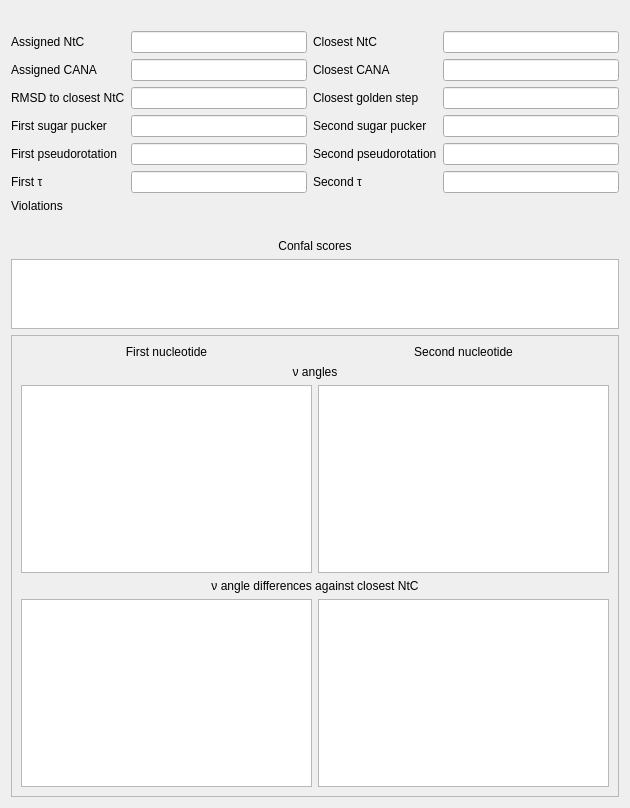
<?xml version="1.0" encoding="UTF-8"?>
<ui version="4.0">
 <class>DetailedStepInfo</class>
 <widget class="QWidget" name="DetailedStepInfo">
  <property name="geometry">
   <rect>
    <x>0</x>
    <y>0</y>
    <width>630</width>
    <height>808</height>
   </rect>
  </property>
  <property name="windowTitle">
   <string>Form</string>
  </property>
  <layout class="QVBoxLayout" name="verticalLayout">
   <item>
    <widget class="QLabel" name="ql_stepNotAssignedReason">
     <property name="text">
      <string>&lt;PLACEHOLDER_STEP_NOT_ASSIGNED_REASON&gt;</string>
     </property>
    </widget>
   </item>
   <item>
    <layout class="QGridLayout" name="qlay_singles">
     <item row="1" column="3">
      <widget class="QLineEdit" name="qle_closestCANA">
       <property name="readOnly">
        <bool>true</bool>
       </property>
      </widget>
     </item>
     <item row="6" column="0">
      <widget class="QLabel" name="ql_violations">
       <property name="text">
        <string>Violations</string>
       </property>
      </widget>
     </item>
     <item row="5" column="0">
      <widget class="QLabel" name="ql_firstTau">
       <property name="text">
        <string>First τ</string>
       </property>
      </widget>
     </item>
     <item row="4" column="0">
      <widget class="QLabel" name="ql_firstPseudorotation">
       <property name="text">
        <string>First pseudorotation</string>
       </property>
      </widget>
     </item>
     <item row="5" column="3">
      <widget class="QLineEdit" name="qle_secondTau">
       <property name="readOnly">
        <bool>true</bool>
       </property>
      </widget>
     </item>
     <item row="0" column="3">
      <widget class="QLineEdit" name="qle_closestNtC">
       <property name="readOnly">
        <bool>true</bool>
       </property>
      </widget>
     </item>
     <item row="4" column="2">
      <widget class="QLabel" name="ql_secondPseudorotation">
       <property name="text">
        <string>Second pseudorotation</string>
       </property>
      </widget>
     </item>
     <item row="5" column="2">
      <widget class="QLabel" name="ql_secondTau">
       <property name="text">
        <string>Second τ</string>
       </property>
      </widget>
     </item>
     <item row="1" column="2">
      <widget class="QLabel" name="ql_closestCANA">
       <property name="text">
        <string>Closest CANA</string>
       </property>
      </widget>
     </item>
     <item row="0" column="2">
      <widget class="QLabel" name="ql_closestNtC">
       <property name="text">
        <string>Closest NtC</string>
       </property>
      </widget>
     </item>
     <item row="2" column="0">
      <widget class="QLabel" name="ql_rmsdClosest">
       <property name="text">
        <string>RMSD to closest NtC</string>
       </property>
      </widget>
     </item>
     <item row="4" column="1">
      <widget class="QLineEdit" name="qle_firstPseudorotation">
       <property name="readOnly">
        <bool>true</bool>
       </property>
      </widget>
     </item>
     <item row="2" column="2">
      <widget class="QLabel" name="ql_closestGoldenStep">
       <property name="text">
        <string>Closest golden step</string>
       </property>
      </widget>
     </item>
     <item row="3" column="3">
      <widget class="QLineEdit" name="qle_secondSugarPucker">
       <property name="readOnly">
        <bool>true</bool>
       </property>
      </widget>
     </item>
     <item row="2" column="1">
      <widget class="QLineEdit" name="qle_rmsdClosest">
       <property name="readOnly">
        <bool>true</bool>
       </property>
      </widget>
     </item>
     <item row="3" column="1">
      <widget class="QLineEdit" name="qle_firstSugarPucker">
       <property name="readOnly">
        <bool>true</bool>
       </property>
      </widget>
     </item>
     <item row="4" column="3">
      <widget class="QLineEdit" name="qle_secondPseudorotation"/>
     </item>
     <item row="3" column="0">
      <widget class="QLabel" name="ql_firstSugarPucker">
       <property name="text">
        <string>First sugar pucker</string>
       </property>
      </widget>
     </item>
     <item row="1" column="0">
      <widget class="QLabel" name="ql_assignedCANA">
       <property name="text">
        <string>Assigned CANA</string>
       </property>
      </widget>
     </item>
     <item row="0" column="0">
      <widget class="QLabel" name="ql_assignedNtC">
       <property name="text">
        <string>Assigned NtC</string>
       </property>
      </widget>
     </item>
     <item row="1" column="1">
      <widget class="QLineEdit" name="qle_assignedCANA">
       <property name="readOnly">
        <bool>true</bool>
       </property>
      </widget>
     </item>
     <item row="0" column="1">
      <widget class="QLineEdit" name="qle_assignedNtC">
       <property name="readOnly">
        <bool>true</bool>
       </property>
      </widget>
     </item>
     <item row="3" column="2">
      <widget class="QLabel" name="ql_secondSugarPucker">
       <property name="text">
        <string>Second sugar pucker</string>
       </property>
      </widget>
     </item>
     <item row="2" column="3">
      <widget class="QLineEdit" name="qle_closestGoldenStep">
       <property name="readOnly">
        <bool>true</bool>
       </property>
      </widget>
     </item>
     <item row="5" column="1">
      <widget class="QLineEdit" name="qle_firstTau">
       <property name="readOnly">
        <bool>true</bool>
       </property>
      </widget>
     </item>
     <item row="7" column="0" colspan="4">
      <widget class="QLabel" name="ql_violationsList">
       <property name="text">
        <string>&lt;PLACEHOLDER_VIOLATIONS_LIST&gt;</string>
       </property>
       <property name="wordWrap">
        <bool>true</bool>
       </property>
      </widget>
     </item>
    </layout>
   </item>
   <item>
    <widget class="QLabel" name="ql_confalScores">
     <property name="text">
      <string>Confal scores</string>
     </property>
     <property name="alignment">
      <set>Qt::AlignCenter</set>
     </property>
    </widget>
   </item>
   <item>
    <widget class="QTableView" name="qtbv_confalScores">
     <property name="sizePolicy">
      <sizepolicy hsizetype="Expanding" vsizetype="Minimum">
       <horstretch>0</horstretch>
       <verstretch>0</verstretch>
      </sizepolicy>
     </property>
     <property name="sizeAdjustPolicy">
      <enum>QAbstractScrollArea::AdjustToContents</enum>
     </property>
     <property name="editTriggers">
      <set>QAbstractItemView::NoEditTriggers</set>
     </property>
     <attribute name="verticalHeaderVisible">
      <bool>false</bool>
     </attribute>
    </widget>
   </item>
   <item>
    <widget class="QScrollArea" name="scrollArea">
     <property name="verticalScrollBarPolicy">
      <enum>Qt::ScrollBarAsNeeded</enum>
     </property>
     <property name="horizontalScrollBarPolicy">
      <enum>Qt::ScrollBarAlwaysOff</enum>
     </property>
     <property name="sizeAdjustPolicy">
      <enum>QAbstractScrollArea::AdjustToContentsOnFirstShow</enum>
     </property>
     <property name="widgetResizable">
      <bool>true</bool>
     </property>
     <widget class="QWidget" name="scrollAreaWidgetContents">
      <property name="geometry">
       <rect>
        <x>0</x>
        <y>0</y>
        <width>614</width>
        <height>373</height>
       </rect>
      </property>
      <layout class="QHBoxLayout" name="horizontalLayout">
       <item>
        <layout class="QGridLayout" name="gridLayout">
         <item row="4" column="0">
          <widget class="QTableView" name="qtbv_firstNuAngleDifferences">
           <property name="sizeAdjustPolicy">
            <enum>QAbstractScrollArea::AdjustToContents</enum>
           </property>
           <attribute name="horizontalHeaderVisible">
            <bool>false</bool>
           </attribute>
          </widget>
         </item>
         <item row="3" column="0" colspan="2">
          <widget class="QLabel" name="ql_nuAngleDifferences">
           <property name="text">
            <string>ν angle differences against closest NtC</string>
           </property>
           <property name="alignment">
            <set>Qt::AlignCenter</set>
           </property>
          </widget>
         </item>
         <item row="0" column="1">
          <widget class="QLabel" name="ql_secondNucl">
           <property name="text">
            <string>Second nucleotide</string>
           </property>
           <property name="alignment">
            <set>Qt::AlignCenter</set>
           </property>
          </widget>
         </item>
         <item row="4" column="1">
          <widget class="QTableView" name="qtbv_secondNuAngleDifferences">
           <property name="sizeAdjustPolicy">
            <enum>QAbstractScrollArea::AdjustToContents</enum>
           </property>
           <attribute name="horizontalHeaderVisible">
            <bool>false</bool>
           </attribute>
          </widget>
         </item>
         <item row="0" column="0">
          <widget class="QLabel" name="ql_firstNucl">
           <property name="text">
            <string>First nucleotide</string>
           </property>
           <property name="alignment">
            <set>Qt::AlignCenter</set>
           </property>
          </widget>
         </item>
         <item row="1" column="0" colspan="2">
          <widget class="QLabel" name="ql_nuAngles">
           <property name="text">
            <string>ν angles</string>
           </property>
           <property name="alignment">
            <set>Qt::AlignCenter</set>
           </property>
          </widget>
         </item>
         <item row="2" column="0">
          <widget class="QTableView" name="qtbv_firstNuAngles">
           <property name="sizeAdjustPolicy">
            <enum>QAbstractScrollArea::AdjustToContents</enum>
           </property>
           <property name="editTriggers">
            <set>QAbstractItemView::NoEditTriggers</set>
           </property>
           <attribute name="horizontalHeaderVisible">
            <bool>false</bool>
           </attribute>
          </widget>
         </item>
         <item row="2" column="1">
          <widget class="QTableView" name="qtbv_secondNuAngles">
           <property name="sizeAdjustPolicy">
            <enum>QAbstractScrollArea::AdjustToContents</enum>
           </property>
           <property name="editTriggers">
            <set>QAbstractItemView::NoEditTriggers</set>
           </property>
           <attribute name="horizontalHeaderVisible">
            <bool>false</bool>
           </attribute>
          </widget>
         </item>
        </layout>
       </item>
      </layout>
     </widget>
    </widget>
   </item>
  </layout>
 </widget>
 <resources/>
 <connections/>
</ui>
